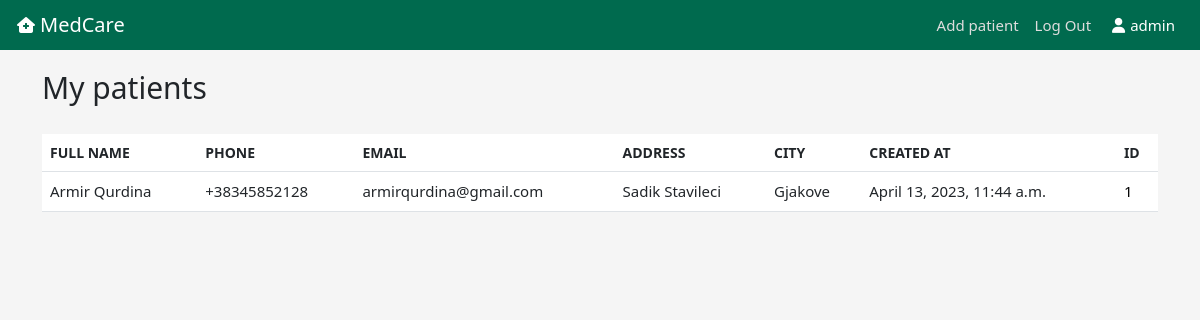
Page / (signed in) on the earlier database version.
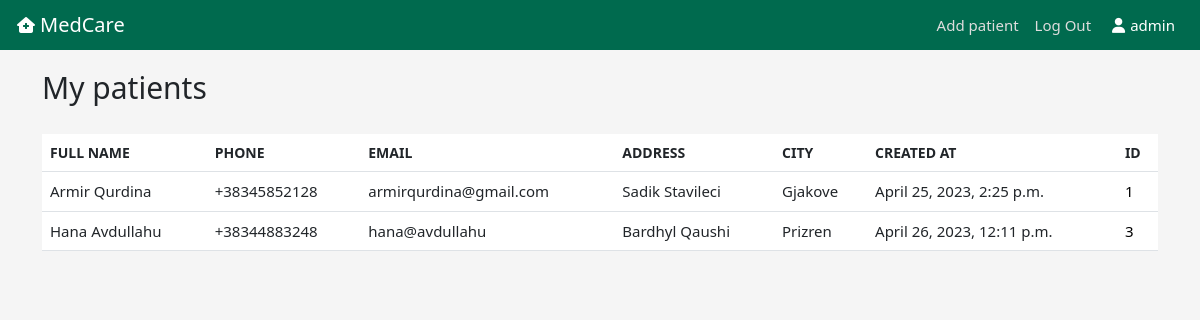
Same page on the later database version.
### main/models.py (models this page shows, shortened)
class Patient(models.Model):
    created_at = models.DateTimeField(auto_now_add=True)
    first_name = models.CharField(max_length=50)
    last_name = models.CharField(max_length=50)
    gender = models.CharField(choices=GENDER_CHOICES, max_length=1, default=None)
    phone = models.CharField(max_length=20)
    email = models.CharField(max_length=100)
    address = models.CharField(max_length=100)
    city = models.CharField(max_length=50)
    description = models.TextField()
    user = models.ForeignKey(User, on_delete=models.CASCADE)

### main/views.py (the view)
# urls.py: path("", views.home, name='home'),
def home(request):
    patients = Patient.objects.filter(user=request.user.id)
    if request.method == 'POST':
        username = request.POST['username']
        password = request.POST['password']
        user = authenticate(request, username=username, password=password)
        if user is not None:
            login(request, user)
            messages.success(request, 'You have been successfully logged in. Welcome!')
            return redirect('home')
        else:
            messages.error(request, 'Wrong credentials. Invalid username or password.')
            return redirect('home')
    else:
        return render(request, "home.html", {'patients': patients})

### main/templates/home.html (shortened to what this page needs)
{% extends 'base.html' %}
{% block content %}
    {% if user.is_authenticated %}
    <div class="container home-container">
        <h1>My patients</h1>
        <table class="table table-hover">
            <thead>
                <tr>
                    <th scope="col">Full Name</th>
                    <th scope="col">Phone</th>
                    <th scope="col">Email</th>
                    <th scope="col">Address</th>
                    <th scope="col">City</th>
                    <th scope="col">Created At</th>
                    <th scope="col">ID</th>
                </tr>
            </thead>
            <tbody>
                {% if patients %}
                {% for patient in patients %}
                <tr style="position: relative">
                    <td>{{ patient.first_name }} {{ patient.last_name }}</td>
                    <td>{{ patient.phone }}</td>
                    <td>{{ patient.email }}</td>
                    <td>{{ patient.address }}</td>
                    <td>{{ patient.city }}</td>
                    <td>{{ patient.created_at }}</td>
                    <td><a href="{% url 'patient' patient.id %}" class="stretched-link">{{ patient.id }}</a></td>
                </tr>
                {% endfor %}
                {% endif %}
    </div>
    {% endif %}
{% endblock %}

Differences in the rows shown:
changed Patient "Armir": created_at "April 13, 2023, 11:44 a.m." → "April 25, 2023, 2:25 p.m."
added Patient: first_name "Hana", last_name "Avdullahu", phone "+38344883248", email "hana@avdullahu", address "Bardhyl Qaushi", city "Prizren", created_at "April 26, 2023, 12:11 p.m.", id "3"
